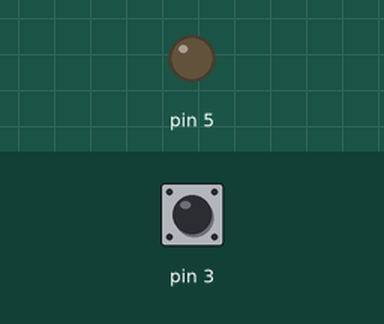
This sketch was run on a simulated Arduino Uno, built with avr-gcc and run on an emulated ATmega328P. On the bench: output pins drawn as LEDs (lit = HIGH). The test bench sets the inputs (shaded band); at power-on: pin 3 LOW.

Above: at 1.2 s.
1.3 s: pin 3 pulsed HIGH 2 times (0.12 s each, 0.3 s apart)
At 1.66 s:
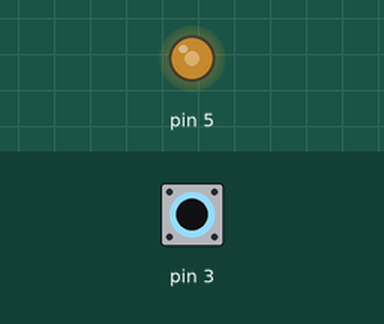
At 3.4 s:
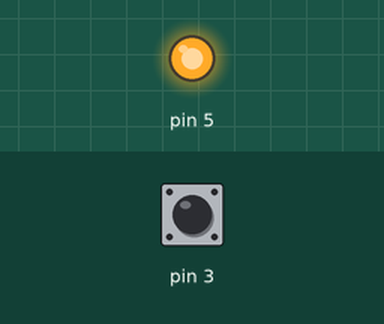
Timing chart, 0 to 4.9 s (numbered marks = the images above; inputs shaded):
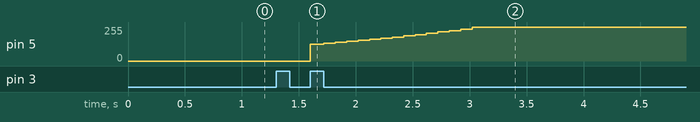

Measured:
- after the input at 1.3 s, pin 5: moves from 0/255 to 255/255 over 1.5 s, starting after 0.30 s

The sketch:

smart_dimmer.ino
```cpp
#include "SmartDimmer.h"
#include "Light.h"
#include "Button.h"
#include <memory>

constexpr uint8_t B1_BTN = 3;
constexpr uint8_t YELLOW_LED = 5;
constexpr uint32_t DIMMING_INTERVAL = 100; // Väli millisekunteina kuinka usein lampun kirkkautta muutetaan
constexpr uint32_t DIMMING_PERCENTAGE = 5;

// unique_ptr:t Luotuihin luokkiin
std::unique_ptr<SmartDimmer> dimmer;
std::unique_ptr<Light> light;

Button increaseBrightnessBtn;

void setup() {
  Serial.begin(9600); // Alustetaan sarjamonitori max 9600 bps
  while(!Serial);     // Odotetaan että sarjamonitori käynnistyy

  initButton(increaseBrightnessBtn, B1_BTN, CHANGE);

  light = std::unique_ptr<Light>(new Light(YELLOW_LED));
  // Välitetään himmentimelle viite light olioon
  dimmer = std::unique_ptr<SmartDimmer>(new SmartDimmer(*light, DIMMING_INTERVAL, DIMMING_PERCENTAGE));

  // Liitetään keskeytykset jotka kuuntelevat napin muutosta
  attachInterrupt(digitalPinToInterrupt(increaseBrightnessBtn.pin), increaseBrightnessISR, increaseBrightnessBtn.ISRState);
}

void loop() {
  dimmer->loop();
}

// Keskeytysrutiinit taas vain flippaavat flägit, jotka ilmaisevat
// että nyt jotain pitää tehdä
void increaseBrightnessISR() {
  if (increaseBrightnessBtn.isPressed()) dimmer->startBrightnessChange();
  if (increaseBrightnessBtn.isReleased()) dimmer->stopBrightnessChange();
}

void initButton(Button& btn, const uint8_t pin, const uint8_t state) {
  btn.pin = pin;
  btn.ISRState = state;
  pinMode(btn.pin, INPUT);
}
```

Button.h
```cpp
#pragma once

// Tietorakenne pitämään napin tietoja
struct Button {
  uint8_t pin;
  uint8_t ISRState;

  // Apufunktiot joiden avulla haemme napin tilaa
  uint8_t isPressed() {
    return digitalRead(pin) == LOW;
  }

  uint8_t isReleased() {
    return digitalRead(pin) == HIGH;
  }
};
```

Light.h
```cpp
#pragma once
#include <cstdint>
#include "Throttled.h"

// Luokka joka pitää sisällään tiedon yksittäisestä LED -lampusta.
// Hoitaa itsensä kirkastamisen ja himmentämisen
class Light {
  public:
    Light(const uint8_t pin) : m_pin(pin) {
      pinMode(m_pin, OUTPUT);
      analogWrite(m_pin, 0);
    }

    // Hyödynnetään Throttled luokkaa, jonka avulla voimme suorittaa annetun
    // funktion rajoitetun ajan sisällä
    void increaseBrightness(const uint32_t interval, const uint32_t dimmingPercentage) {
      m_throttled.execute(interval, [this, dimmingPercentage] {
        calculateAndSetNewBrightness(false, dimmingPercentage);
      });
    }

    void decreaseBrightness(const uint32_t interval, const uint32_t dimmingPercentage) {
      m_throttled.execute(interval, [this, dimmingPercentage] {
        calculateAndSetNewBrightness(true, dimmingPercentage);
      });
    }

    void switchLightState() {
      if (m_state) {
        analogWrite(m_pin, 0);
      } else {
        m_brightness = MAX_BRIGHTNESS / 2;
        analogWrite(m_pin, m_brightness / INTERNAL_SCALE_FACTOR);
      }
      m_state = !m_state;
    }

    bool isOn() const { return m_state == true; }

  private:
    static constexpr uint32_t MIN_BRIGHTNESS = 100;  // Jos vähimmäishimmeys päästetään alle 100, niin calculateAndSetNewBrightness laskut hajoavat
    static constexpr uint32_t MAX_BRIGHTNESS = 255000;
    static constexpr uint32_t PERCENT_BASE = 100;
    static constexpr uint32_t INTERNAL_SCALE_FACTOR = 1000;

    uint8_t m_pin;
    uint32_t m_brightness = MAX_BRIGHTNESS / 2;  // Käytetään isompia uint arvoja, jotta voimme laskea kokonaisluvuilla tarkemmin
    bool m_state = false;

    Throttled m_throttled;

    // Lasketaan uusi kirkkaus. Käsittelee erotuksen ja lisäämisen
    // Lamppu kirkastuu luonnollisesti nopeammin kuin himmenee, koska kysessä on prosentuaalinen muutos
    void calculateAndSetNewBrightness(const bool substracting = false, const uint32_t dimmingPercentage = 5) {
      uint32_t change = (m_brightness / PERCENT_BASE) * dimmingPercentage; // Lisätty tai vähennetty prosenttiarvo
      uint32_t val;

      // Lisäys tai vähennys operaation tyypin mukaan
      if (substracting) {
        // Estetään uint muuttujan pyörähdys, muuten vähennetään muutos
        val = (change > m_brightness) ? MIN_BRIGHTNESS : m_brightness - change;
      } else {
        val = m_brightness + change;
      }

      m_brightness = constrain(val, MIN_BRIGHTNESS, MAX_BRIGHTNESS); // Rajataan arvo halutulle alueelle

      uint8_t ledValue = m_brightness / INTERNAL_SCALE_FACTOR;       // Annetaan ledille arvo väliltä 0-255
      analogWrite(m_pin, ledValue);
    }
};
```

SmartDimmer.h
```cpp
#pragma once
#include <memory>
#include "Light.h"

// "Fiksu" himmenninluokka
// Ottaa vastaan riippuvuusinjektiona lampun mitä himmennetään, sekä himmennysvälin.
// Käskee vastaanottamansa lamppua kirkastumaan ja himmentymään haluttaessa
class SmartDimmer {
  public:
    enum LastOperation {
      DIM, BRIGHTEN
    };

    // Konstruktori
    SmartDimmer(Light& light, const uint32_t dimmingInterval, const uint32_t dimmingPercentage)
      : m_light(light), m_dimmingInterval(dimmingInterval), m_dimmingPercentage(dimmingPercentage), m_lastOp(DIM)
    {}

    // Loopissa kuunnellaan onko aika himmentää tai kirkastaa lamppua, ja toimitaan sen mukaan
    void loop() {
      if (m_timeToChangeBrightness) handleTimeToChangeBrightness();
      if (m_timeToStopBrightnessChange) handleTimeToStopBrightnessChange();

      // Kirkastetaan tai himmennetään lamppua niin kauan kun nappi on painettu
      if (longPress() && m_light.isOn()) {
        switch (m_lastOp) {
          case DIM:
            m_light.increaseBrightness(m_dimmingInterval, m_dimmingPercentage);
            break;
          case BRIGHTEN:
            m_light.decreaseBrightness(m_dimmingInterval, m_dimmingPercentage);
            break;
        }
        // Jos havaitaan nopea napin painallus, muutetaan lampun tilaa
      } else if (m_btnReleasedTime > 0 && m_timeToSwitchLampState) {
        m_light.switchLightState();
        m_lastOp = DIM; // Vaihdetaan viimeinen operaatio takaisin himmennykseksi, että eka muutos on kirkastus
        m_timeToSwitchLampState = false;
      }
    }

    // Painaessa nappia, asetetaan flagi, että nyt on aika muuttaa kirkkautta
    void startBrightnessChange() {
      m_timeToChangeBrightness = true;
    }

    // Nostaessa sormen napilta, asetetaan flägi, että nyt olisi aika lopettaa kirkkauden muunnos
    void stopBrightnessChange() {
      m_timeToStopBrightnessChange = true;
    }

  private:
    static constexpr uint32_t LAMP_STATE_SWITCH_DELAY = 300;
    static constexpr uint32_t CLICK_BOUNCE_TIME = 30;

    // Viite valoon, jota halutaan manipuloida
    Light& m_light;
    uint32_t m_dimmingInterval = 0;
    uint32_t m_dimmingPercentage = 0;
    LastOperation m_lastOp = DIM;
    uint32_t m_btnPressedDownTime = UINT32_MAX;
    uint32_t m_btnReleasedTime = UINT32_MAX / 2;
    bool m_timeToSwitchLampState = false;

    // Tilamuuttujat joita muutetaan keskeytyksillä
    volatile bool m_timeToChangeBrightness = false;
    volatile bool m_timeToStopBrightnessChange = false;

    // Alustetaan napin painamisaika tällä hetkellä ja nollataan napin nostoaika
    void handleTimeToChangeBrightness() {
      m_btnPressedDownTime = millis();
      m_btnReleasedTime = 0;
      m_timeToChangeBrightness = false;
    }

    // Kun sormi on nostettu napilta, tapahtuu kaksi asiaa:
    //   Jos nopea napsautus, vaihdetaan lampun tilaa
    //   Jos pitkä painallus, vaihdetaan edellistä operaatiota, jotta seuraavalla kerralla tiedetään
    //   himmennetäänkö vai kirkastetaanko
    void handleTimeToStopBrightnessChange() {
      m_btnReleasedTime = millis();

      if (quickClick()) {
        m_timeToSwitchLampState = true;
      } else {
        m_lastOp = (m_lastOp == BRIGHTEN) ? DIM : BRIGHTEN;
        m_btnReleasedTime = 0;
      }

      m_btnPressedDownTime = 0;
      m_timeToStopBrightnessChange = false;
    }

    // Nappi on pohjassa, jos pohjaanpainon aikaleima on suurempaa kuin 0, ja vapautusta ei ole asetettu
    bool longPress() {
      return m_btnPressedDownTime > 0 && m_btnReleasedTime == 0;
    }

    // Nopea painallus:
    //   1. Painalluksen ja noston välinen aika tarpeeksi pieni,
    //   2. Mutta ei liian pieni, jotta suodatetaan kohinan aiheuttamat painallukset
    bool quickClick() {
      uint32_t duration = m_btnReleasedTime - m_btnPressedDownTime;
      return ((m_btnReleasedTime - m_btnPressedDownTime) < LAMP_STATE_SWITCH_DELAY) && (duration > CLICK_BOUNCE_TIME);
    }
};
```

Throttled.h
```cpp
#pragma once
#include <functional>

// Luokka jonka avulla voi kutsua annettua funktiota tietyin aikavälein
class Throttled {
  public:
    // Suoritetaan annettu funktio, jos edellisestä suorituksesta
    // on tarpeeksi pitkä aika
    void execute(uint32_t interval, const std::function<void()>& f) {
      uint32_t currentTime = millis();

      if ((currentTime - m_lastPressTime) >= interval) {
        m_lastPressTime = currentTime;
        f();
      }
    }
  private:
    uint32_t m_lastPressTime = 0;
};
```
